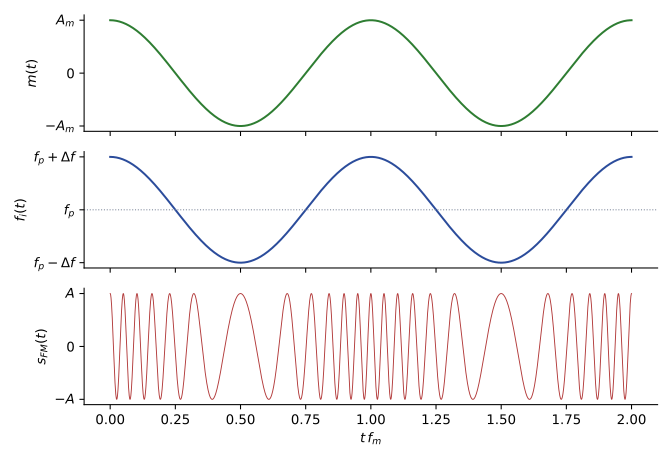

Source code (Python):
"""EARF1 ch. 3 — Modulation de fréquence par un modulant sinusoïdal : modulant, fréquence instantanée et signal FM.
D'après le support [mod-ana, p. 36-37], recalculée (fp = 12 fm, Δf = 8 fm, soit β = 8)."""
import numpy as np
import matplotlib
matplotlib.use("Agg")
import matplotlib.pyplot as plt
plt.rcParams.update({"font.family": "sans-serif", "font.size": 10, "svg.fonttype": "none"})
VERT, ROUGE, BLEU, GRIS = "#2E7D32", "#B23A3A", "#2B4C9B", "#7E889B"
fm, fp, df = 1.0, 12.0, 8.0
t = np.linspace(0, 2, 8000)
m = np.cos(2 * np.pi * fm * t)
fi = fp + df * m
s = np.cos(2 * np.pi * fp * t + (df / fm) * np.sin(2 * np.pi * fm * t))
fig, ax = plt.subplots(3, 1, figsize=(7, 4.8), sharex=True)
ax[0].plot(t, m, color=VERT); ax[0].set_ylabel("$m(t)$"); ax[0].set_yticks([-1, 0, 1]); ax[0].set_yticklabels(["$-A_m$", "0", "$A_m$"])
ax[1].plot(t, fi, color=BLEU); ax[1].set_ylabel("$f_i(t)$")
ax[1].set_yticks([fp - df, fp, fp + df]); ax[1].set_yticklabels(["$f_p - \\Delta f$", "$f_p$", "$f_p + \\Delta f$"])
ax[1].axhline(fp, color=GRIS, ls=":", lw=0.8)
ax[2].plot(t, s, color=ROUGE, lw=0.7); ax[2].set_ylabel("$s_{FM}(t)$"); ax[2].set_yticks([-1, 0, 1]); ax[2].set_yticklabels(["$-A$", "0", "$A$"])
ax[2].set_xlabel("$t\\,f_m$")
for a in ax: a.spines[["top", "right"]].set_visible(False)
fig.tight_layout(); fig.savefig("03-signal-fm.svg")
